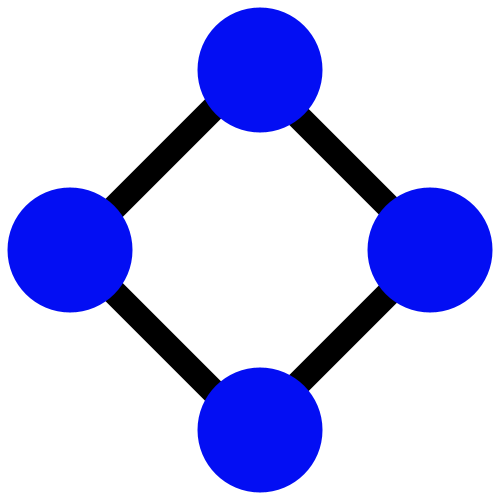
Frame 1 (no input)
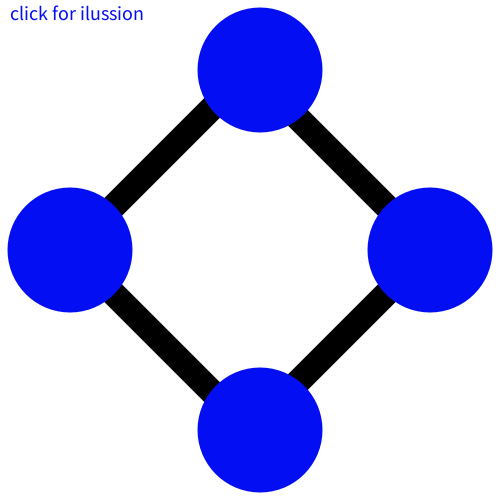
Frame 60 (the mouse pressed at the canvas centre just before this capture)
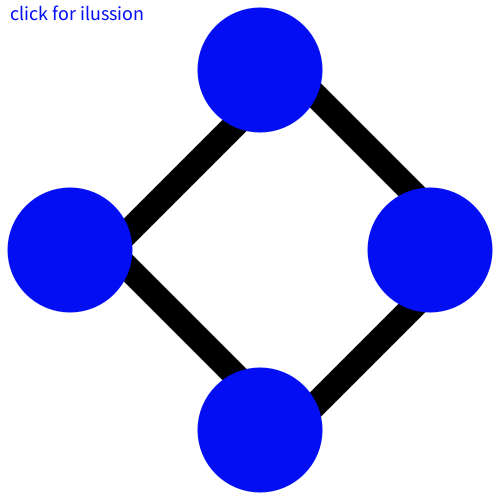
Frame 120 (the mouse held since frame 60 and released just before this capture)

The Processing sketch that drew these frames (run headless with seeded random() and noise(); from frame 60 on, the mouse is pressed at the canvas centre):

// Processing sketch: MotionBinding
// ── MotionBinding.pde
color blue = color( 3, 14, 243); 
color black = color(0);
int value = 0; 

int x0 = 160;
int y0 = 160; 

int x1 = 340;
int y1 = 340; 

int x2 = 340;
int y2 = 160; 

int x3 = 160;
int y3 = 340; 

int swi = 0;

void setup() {
  size(500, 500);
  smooth();
  noStroke();
  rectMode(CENTER);
}

void draw() {
  background(255);
  textSize(20);
  text("click for ilussion", 10, 20); 

  switchDirection();
  movingRect(x0, y0, 45);
  movingRect(x1, y1, 45);
  movingRect(x2, y2, 135);
  movingRect(x3, y3, 135);

  if (value == 0) {
    drawCircle(70, 250);
    drawCircle(430, 250);
    drawCircle(260, 70);
    drawCircle(260, 430);
  }
}

void movingRect(int x0, int y0, int angle) {
  pushMatrix();
  fill(black);
  translate(x0, y0);
  rotate(radians(angle));
  rect(0, 0, 25, 190);
  popMatrix();
}

void drawCircle(int x, int y) {
  pushMatrix();
  fill(blue);
  translate(x, y);
  ellipse(0, 0, 125, 125);
  popMatrix();
}

void switchDirection() {
  if (x0 == 190) {
    swi = 1;
  }

  if (x0 == 140) {
    swi = 0;
  }

  if (swi==0) {
    x0++; y0++; x1++; y1++; x2++; y2--; x3++; y3--;
  } else {
    x0--; y0--; x1--; y1--; x2--; y2++; x3--; y3++;
  }
}


void mouseClicked() {
  if (value == 0) {
    value = 255;
  } else {
    value = 0;
  }
}
